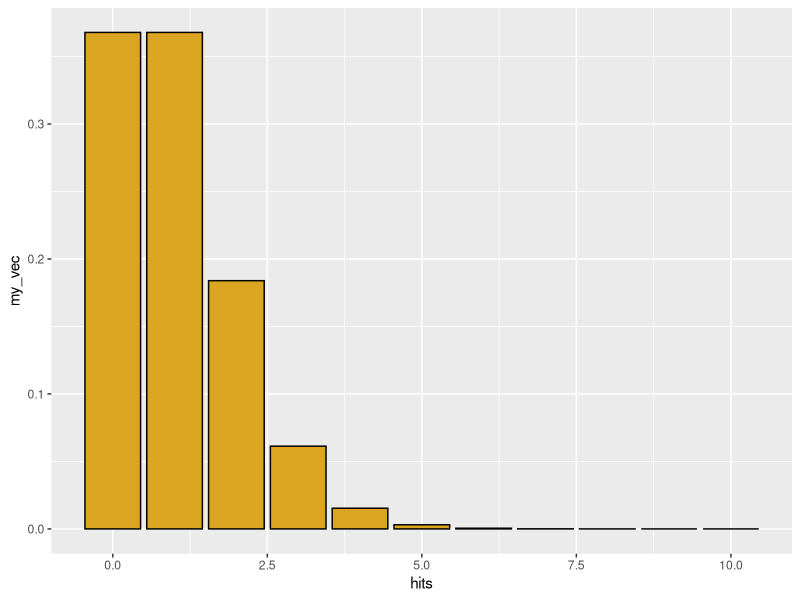
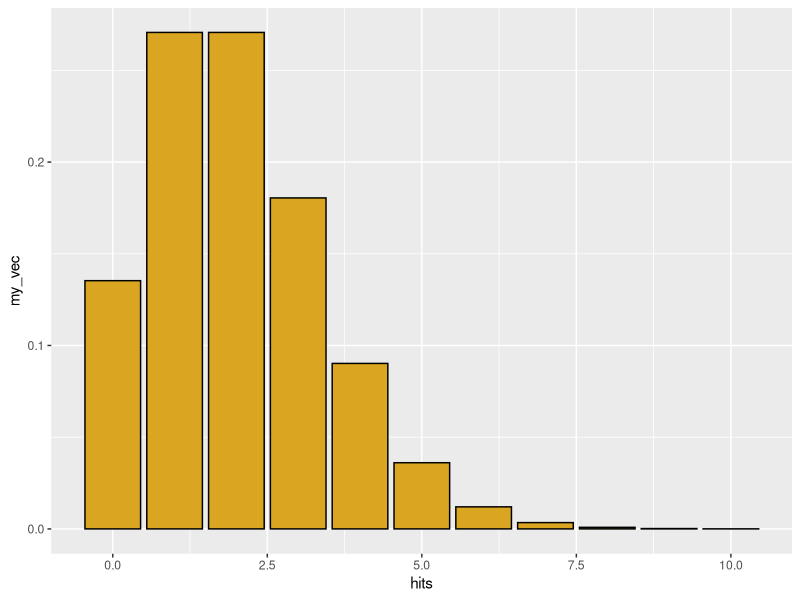
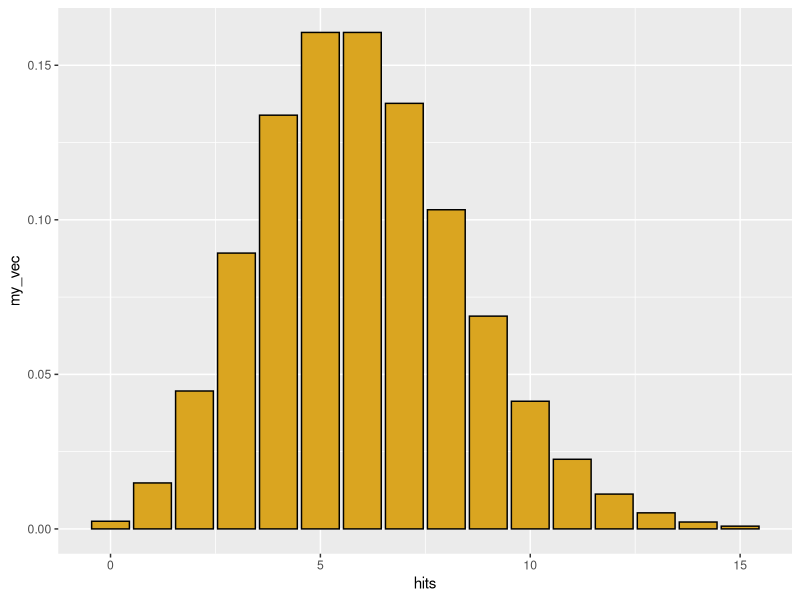
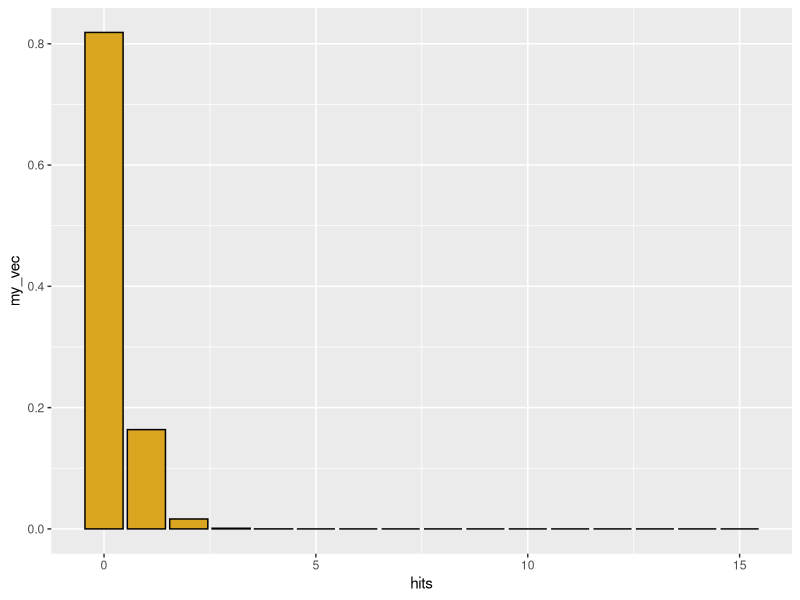
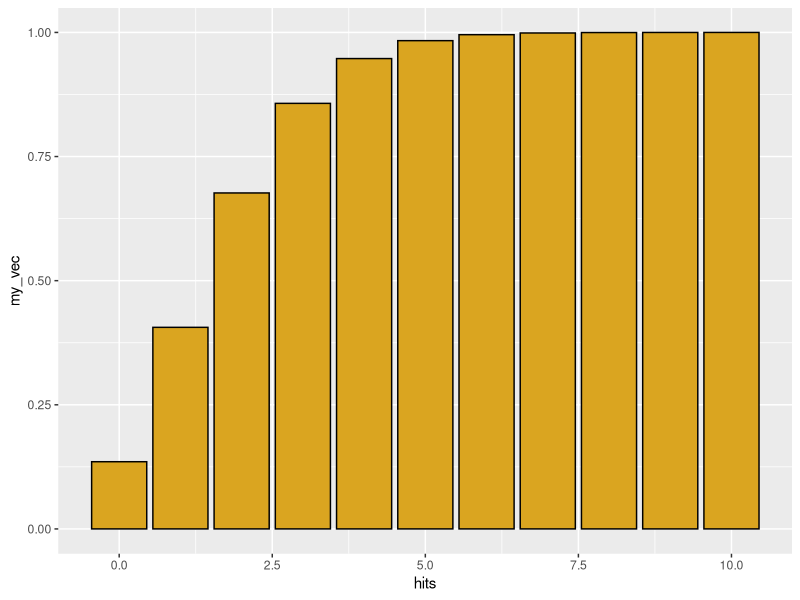
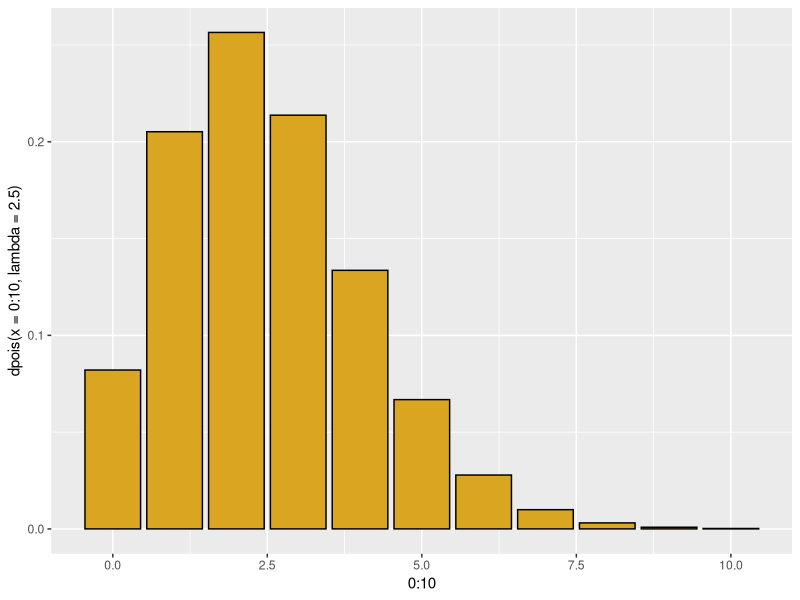
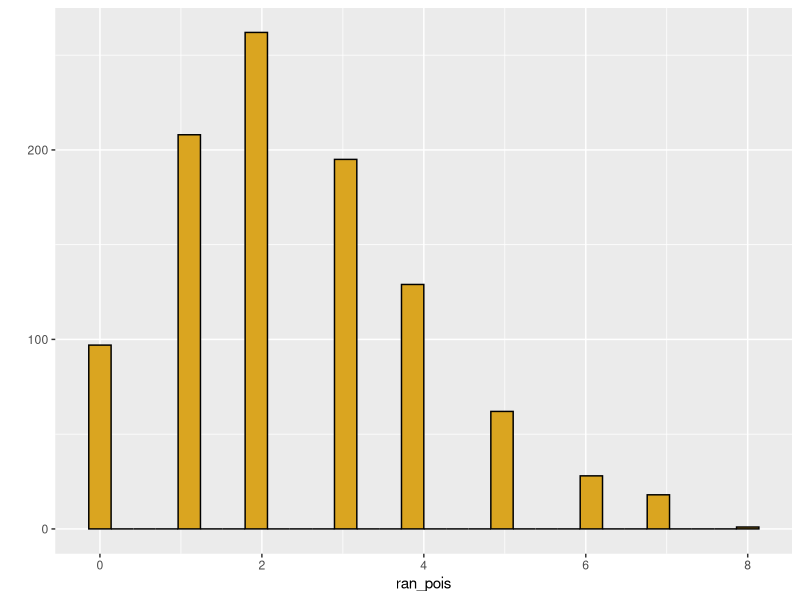
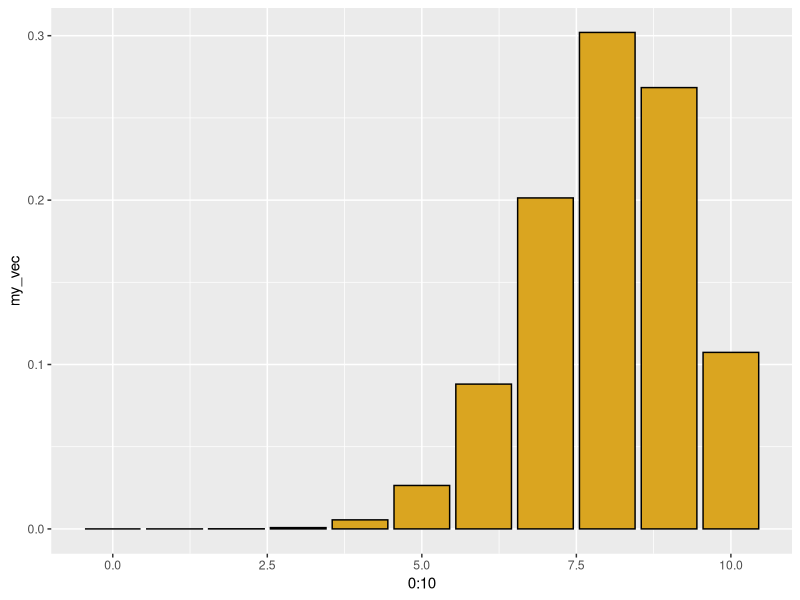

Write the R code that produced these figures, in order.
# Probability distributions
# March 11 2021
# EMD
#-----------------------------------
library(ggplot2)
library(MASS)

# Poisson
# Discrete X >= 0 (integer)
# Random events ('hits') occur at a constant rate
# (in a fixed time period or sampling area)
# lambda = average rate of the event

# "d" function for probability density
hits <- 0:10
my_vec <- dpois(x=hits,lambda = 1)
qplot(x=hits, 
      y=my_vec, 
      geom="col", 
      color=I('black'), fill=I('goldenrod'))

hits <- 0:10
my_vec <- dpois(x=hits,lambda = 2)
qplot(x=hits, 
      y=my_vec, 
      geom="col", 
      color=I('black'), fill=I('goldenrod'))

hits <- 0:15
my_vec <- dpois(x=hits,lambda = 6)
qplot(x=hits, 
      y=my_vec, 
      geom="col", 
      color=I('black'), fill=I('goldenrod'))

hits <- 0:15
my_vec <- dpois(x=hits,lambda = .2)
qplot(x=hits, 
      y=my_vec, 
      geom="col", 
      color=I('black'), fill=I('goldenrod'))
sum(my_vec)

dpois(x=0,lambda=2.2)


# "p" function
# genereates cumulative probability density

hits <- 0:10
my_vec <- ppois(q=hits, lambda = 2)
qplot(x=hits, 
      y=my_vec, 
      geom="col", 
      color=I('black'), fill=I('goldenrod'))

# what is the probability that a single trail will yield a value of <= 1

ppois(q=1, lambda = 2)

# we could answer this using dpois
p_0 <- dpois(x=0, lambda = 2)
print(p_0)
p_1 <- dpois(x=1, lambda = 2)
print(p_1)
p_1 + p_0

# 'q' function is the inverse of P
# what is the number of hits corresponding to 50% of the probability mass in a poisson distribution with lambda = 2.5?

qpois(p=0.5, lambda = 2.5)
qplot(x=0:10,y=dpois(x=0:10,lambda=2.5),
      geom = "col", 
      color=I("black"), 
      fill=I("goldenrod"))

ppois(q=2,lambda=2.5)

# 'r' function generates random variates for the parameters of a distribution

ran_pois <- rpois(n=1000,lambda=2.5)
qplot(x=ran_pois,
      color=I("black"),
      fill=I("goldenrod"))
# For real or similated data, we can use quantile function
quantile(x=ran_pois,probs=c(0.025,0.975))

# binomial
# p = probability of a dichotomous outcome 
# size = number of trials
# x = possible outcomes
# outcome x is bound between 0 and number of trials

# use "d" binom for density function
hits <- 0:10
my_vec <- dbinom(x=hits, size = 10, prob = 0.8)
qplot(x=0:10,
      y=my_vec,
      geom='col',
      color=I('black'),
      fill=I('goldenrod'))

my_coins <- rbinom(n=50, size=100, prob=0.6)
qplot(x=my_coins,
      color=I('black'),
      fill=I('goldenrod'))

# negative binomial: number of failures 
# expected before reaching a number of sucesses
# in a set of binomial trials. measure of "waiting times"

# alternatively, can specify mu = mean, and 
# size = dispersion parameter (smaller values are more dispersed)

# negative binomial is similar to the poisson
# but more heterogenous

neg_bin <- rnbinom(n=1000,size=10,mu=5)
qplot(neg_bin,color=I('black'),fill=I('goldenrod'))

neg_bin <- rnbinom(n=1000,size=0.1,mu=5)
qplot(neg_bin,color=I('black'),fill=I('goldenrod'))

neg_bin <- rnbinom(n=1000,size=100,mu=5)
qplot(neg_bin,color=I('black'),fill=I('goldenrod'))

# uniform
# parameters for minimum and maximum

qplot(x=runif(n=100,min=0,max=5),
      color=I('black'),
      fill=I('goldenrod'))

qplot(x=runif(n=10000,min=0,max=5),
      color=I('black'),
      fill=I('goldenrod'))

# normal, gaussian
my_norm <- rnorm(n=1000,mean=100,sd=2)
qplot(x=my_norm,
      color=I('black'),
      fill=I('goldenrod'))
summary(my_norm)

# problem if mean is small but must be greater than 0
my_norm <- rnorm(n=100,mean=1,sd=2)
qplot(x=my_norm,
      color=I('black'),
      fill=I('goldenrod'))
summary(my_norm)

no_zeros <- my_norm[my_norm>0]
qplot(x=no_zeros,
      color=I('black'),
      fill=I('goldenrod'))
summary(no_zeros)

# gamma distribution
# continuous positive, bounded only at zero
# shape, scale

my_gamma <- rgamma(n=100, shape = 100, scale = 10)
qplot(x=my_gamma,
      color=I('black'),
      fill=I('goldenrod'))

# mean = shape * scale
# variance = shape * scale^2

# beta distribution
# continuous, but bounded between 0 and 1,
# shape1 and shape2
# beta can be treated as the distribution 
# of probability values for estimating a binomial process # successes/#trials
# successes/(#successes + #failures)
# shape1 = number of successes + 1
# shape2 = number of failures + 1

#no data
my_beta <- rbeta(n=1000, shape1=1, shape2=1)
qplot(x=my_beta,
      color=I('black'),
      fill=I('goldenrod'))

# suppose 7 heads and 3 tails
my_beta <- rbeta(n=1000, shape1=8, shape2=4)
qplot(x=my_beta,
      color=I('black'),
      fill=I('goldenrod'))

# suppose 70 heads and 30 tails
my_beta <- rbeta(n=1000, shape1=71, shape2=31)
qplot(x=my_beta,
      color=I('black'),
      fill=I('goldenrod'))

# suppose we toss a coin once
my_beta <- rbeta(n=1000, shape1=2, shape2=1)
qplot(x=my_beta,
      color=I('black'),
      fill=I('goldenrod'))

# parameters less than 1.0 give3 a bimodal
# distribution with the beta
# suppose 70 heads and 30 tails
my_beta <- rbeta(n=1000, shape1=0.21, shape2=0.1)
qplot(x=my_beta,
      color=I('black'),
      fill=I('goldenrod'))


# p(data|hypothesis)

#p(data|parameters) # goodness of fit test

# p(parameters|data) # maximize this probability

# maximum likelihood estimators of the paramters

library(MASS)
data <- c(0,0,0,0,0,0,1,1,1,2)
z <- fitdistr(data,'poisson')
print(z)
sim_data <- rpois(n=10,lambda = z$estimate['lambda'])
head(sim_data)

# 1. Select a statistical distribution that is appropriate for the data.
# 2. use fitdistr() function to find maximum likelihood estimates of the distribution parameters
# 3. use those parameters to visualize the probability density function ('d' family) and/or simulate additional data to use for other things

# Empirical example

frog_data <- c(30.15, 26.3, 27.5,
               22.9, 27.8, 26.2)
z <- fitdistr(frog_data, "normal")
print(z)

# plot density function for the normal data with these parameters and annotate with original data points

x <- 0:50
p_density <- dnorm(x=x, 
                mean = z$estimate['mean'],
                sd=z$estimate['sd'])
qplot(x,p_density,geom="line") + 
  annotate(geom='point',x=frog_data,y=0.001)

# do the same for gamma distribution
p_density <- dgamma(x=x, 
                   shape = z$estimate['shape'],
                   rate = z$estimate['rate'])
qplot(x,p_density,geom="line") + annotate(geom='point',x=frog_data,y=0.001, color="red")

# Empirical example + weird outlier

outlier <- 0.05
frog_data <- c(30.15, 26.3, 27.5,
               22.9, 27.8, 26.2)
frog_data <- c(frog_data, outlier)
z <- fitdistr(frog_data, "normal")
print(z)

x <- 0:50
p_density <- dnorm(x=x, 
                   mean = z$estimate['mean'],
                   sd=z$estimate['sd'])
qplot(x,p_density,geom="line") + 
  annotate(geom='point',x=frog_data,y=0.001)

# do the same for the gama
z <- fitdistr(frog_data, "gamma")
print(z)

p_density <- dgamma(x=x, 
                    shape = z$estimate['shape'],
                    rate = z$estimate['rate'])
qplot(x,p_density,geom="line") + annotate(geom='point',x=frog_data,y=0.001, color="red")
